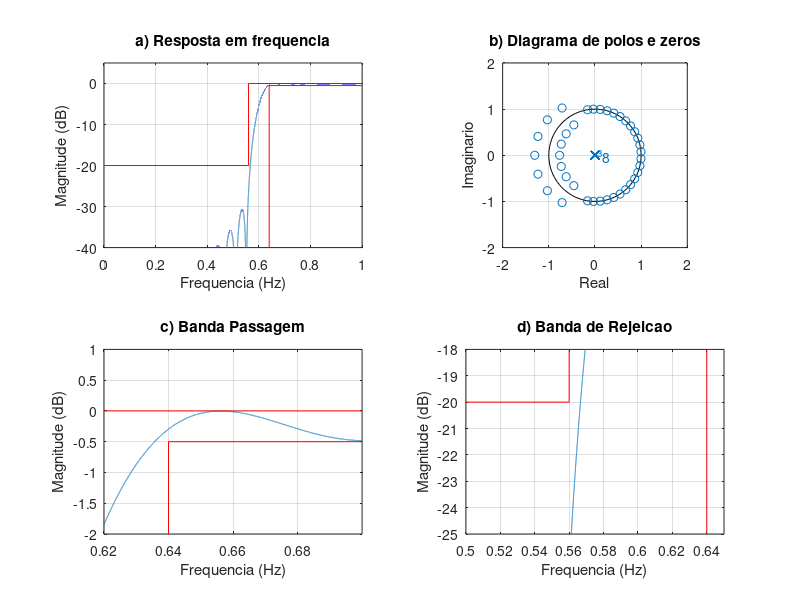
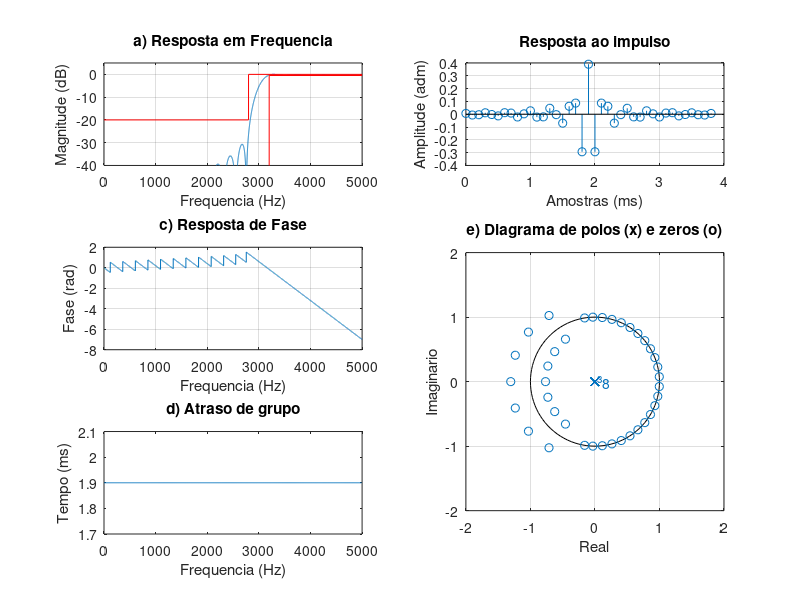

The MATLAB script that drew these images, in order:
% Projeto filtro 1
% LP - (fa = 10000 Hz, f1 = 2800 Hz; f2 = 3200 Hz, Ap = 0.5 dB, As = 20 dB, GdB = 0 dB)

close all;
clear all;
clc;

ExecutarAjuste = 1;

%% Especificacoes
fa = 10000; fs = 2800; fp = 3200;
Ap = 0.5; As = 20; GdB = 0;
wp = fp/fa*(2*pi); ws = fs/fa*(2*pi);

wc1 = sqrt(wp*ws); % media geometrica
Dw1 = wp - ws;
G0 = GdB;

%% Projeto inicial
Dw = Dw1;
wc = wc1;
Ask = As;
if ExecutarAjuste
    Ask = Ask + 9; % Ajuste BP
end

betha = 0.5842*(Ask-21)^0.4 + 0.07886*(Ask-21);
M1 = ceil((Ask - 8)/(2.285*Dw)+1);
M = M1;
% M = 20;
% G0 = -5.5 + 1;

if ExecutarAjuste
    % primeiro ajuste
    G0 = 0.295; % db

    % segundo ajuste M (n/2)
    wp2 = 0.6196*pi; ws2 = 0.5813*pi;
    Dw2 = wp2 -ws2;
    M2 = ceil(M1*Dw2/Dw1); % nova ordem do filtro 2*M2
    M = M2;

    % ajuste deslocamento
    wc2 = wc1 - ((0.0037+0.0013)/2)*pi;
    wc = wc2;
end


N = 2*M+1;
betha = 0.5842*(Ask-21)^0.4 + 0.07886*(Ask-21);
wk = kaiser(N, betha)';
% wk = chebwin(N, As)';
% wk = gausswin(N, 1/As)';
% wk = tukeywin(N)';
% wk = taylorwin(N)';

k = 1:M;
% HP
bi = -sin(wc*k)./(pi*k);
b0 = 1-wc/pi;
b = [flip(bi) b0 bi];

b = b.*wk*10^(-G0/20); % janela de keiser

%%
figure(1)
subplot(221)
[h, w] = freqz(b, 1, linspace(0,pi,100000));
% plot(w/pi, abs(h)); grid on;
plot(w/pi, 20*log10(abs(h))); grid on;
title('a) Resposta em frequencia')
ylim([-40 5])
hold on;
plot([pi,wp,wp]/pi,[-Ap,-Ap,-80], '-red')
plot([0,ws/pi,ws/pi,1],[-As,-As,0,0], '-red')
xlabel('Frequencia (Hz)');
ylabel('Magnitude (dB)');

subplot(222)
zplane(b, 1); axis([-2 2 -2 2]);
title('b) Diagrama de polos e zeros')
xlabel('Real');
ylabel('Imaginario');

subplot(223)
plot(w/pi, 20*log10(abs(h)));
title('c) Banda Passagem')
grid on; hold on;
plot([pi,wp,wp]/pi,[-Ap,-Ap,-80], '-red')
plot([0,ws/pi,ws/pi,1],[-As,-As,0,0], '-red')
xlim([0.62 0.7]); ylim([-2 1]);
xlabel('Frequencia (Hz)');
ylabel('Magnitude (dB)');

subplot(224)
plot(w/pi, 20*log10(abs(h)));
title('d) Banda de Rejeicao')
grid on; hold on;
plot([pi,wp,wp]/pi,[-Ap,-Ap,-80], '-red')
plot([0,ws/pi,ws/pi,1],[-As,-As,0,0], '-red')
xlim([0.5 0.65]); ylim([-25 -18]);
xlabel('Frequencia (Hz)');
ylabel('Magnitude (dB)');

%%
figure(2)
%suptitle(['HP FIR ' num2str(fs) '-' num2str(fp) ' Ordem: ' num2str(N)])

escala = fa/2;
subplot(3,2,[4 6])
zplane(b, 1);
axis([-2 2 -2 2])
title('e) Diagrama de polos (x) e zeros (o)')
xlabel('Real');
ylabel('Imaginario');

clear h w
[h, w] = freqz(b, 1, 'whole');

subplot(322)
x_imp = [0:length(b)-1]/fa*1000;
stem(x_imp, b); grid on;
title('Resposta ao impulso')
xlabel('Amostras (ms)');
ylabel('Amplitude (adm)');

subplot(321)
[h, w] = freqz(b, 1, linspace(0,pi,10000));
% plot(w/pi, abs(h)); grid on;
plot(w/pi*escala, 20*log10(abs(h))); grid on;
hold on;
title('a) Resposta em Frequencia')
ylim([-40 5])
Amin = 80;
plot([0,fs,fs,fa/2],[-As,-As,0,0], 'r')
plot([fa/2,fp,fp,],[-Ap,-Ap,-80], 'r')
xlim([0 fa/2])
xlabel('Frequencia (Hz)');
ylabel('Magnitude (dB)');

subplot(323)
plot(w/pi*escala, unwrap(angle(h))/pi); grid on;
title('c) Resposta de Fase')
xlabel('Frequencia (Hz)');
ylabel('Fase (rad)');

subplot(325)
[del_y, del_x] = grpdelay(b, 1);
plot(del_x/pi*fa/2, del_y/fa*1000);
title('d) Atraso de grupo')
xlabel('Frequencia (Hz)');
ylabel('Tempo (ms)');
